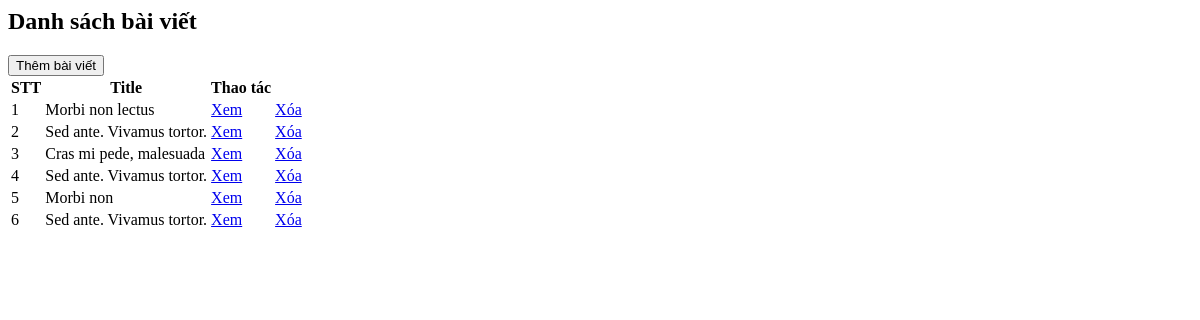
The app's page /admin/list_news.php, older data.
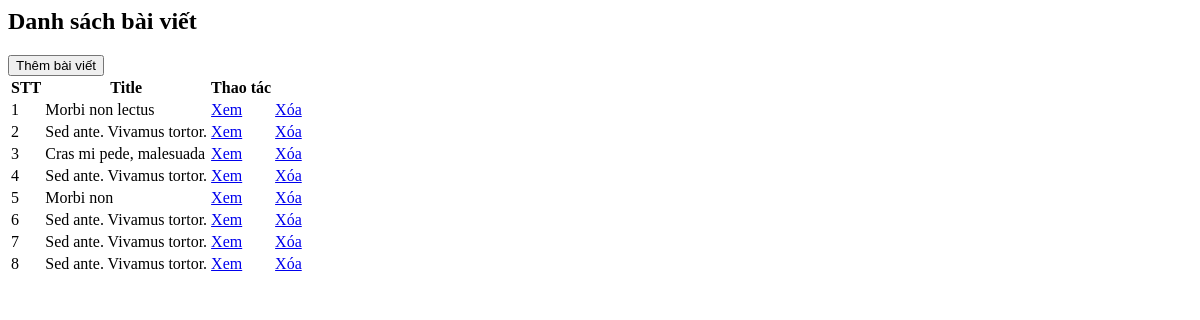
The same page, newer data.
### tables this page shows
CREATE TABLE IF NOT EXISTS `news` (
  `id_news` int(11) NOT NULL AUTO_INCREMENT,
  `id_catalog` int(11) NOT NULL,
  `img` text NOT NULL,
  `content` text NOT NULL,
  `name_news` text NOT NULL,
  `des_news` text NOT NULL,
  PRIMARY KEY (`id_news`),
  KEY `news_fk0` (`id_catalog`)
);

### admin/list_news.php (the view, shortened to what this page needs)
<head>
</head>
<body>
    <?php
include "../controller/connect.php";
$list_news = array();
$result = $conn->query("SELECT id_news, name_news FROM `news` ORDER BY id_news");
if ($result->num_rows >= 1) {
    while ($row = $result->fetch_assoc()) {
        array_push($list_news, array('id_news' => $row['id_news'], 'name_news' => $row['name_news']));
    }
}
?>
<h2>Danh sách bài viết</h2>
<input type="submit" value="Thêm bài viết" onclick="location.href='add_news.php'">
<table>
    <thead>
        <tr>
            <th>STT</th>
            <th>Title</th>
            <th>Thao tác</th>
        </tr>
    </thead>
    <tbody>
        <?php
        $index = 1;
        foreach ($list_news as $news) {
            echo "<tr>";
            echo "<td>$index</td>";
            echo "<td>" . $news['name_news'] . "</td>";
            echo '<td><a href="/test_simulation/chi_tiet_bai_viet?id=' . $news['id_news'] . '">Xem</a></td>';
            echo '<td><a href="delete_news?id=' . $news['id_news'] . '">Xóa</a></td>';
            echo "</tr>";
            $index++;
        }
        ?>
    </tbody>
</table>
</body>
</html>

Row changes from the older to the newer data that the page shows:
added news: name_news "Sed ante. Vivamus tortor."
added news: name_news "Sed ante. Vivamus tortor."
